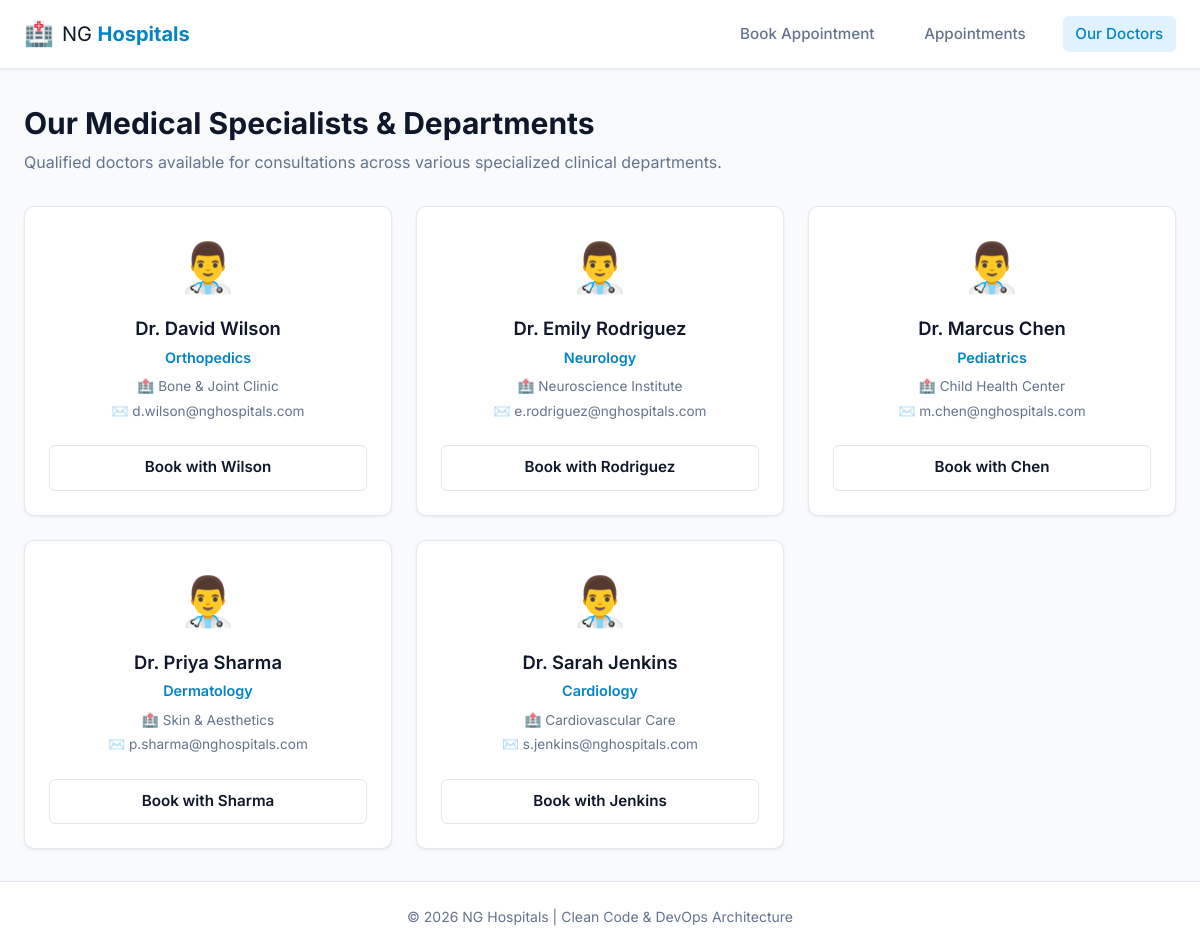
Page /doctors on the committed database.
### tables this page shows
CREATE TABLE doctors (
                id INTEGER PRIMARY KEY AUTOINCREMENT,
                name TEXT NOT NULL,
                specialization TEXT NOT NULL,
                department TEXT NOT NULL,
                contact_email TEXT
            );

### app.py (the view)
@app.route("/doctors")
def view_doctors():
    doctors = service.get_all_doctors()
    return render_template("doctors.html", doctors=doctors)

### appointment_service.py (called while the page is built)
def get_all_doctors(db_path: Optional[str] = None) -> List[Doctor]:
    with get_db_connection(db_path) as conn:
        cursor = conn.cursor()
        cursor.execute("SELECT id, name, specialization, department, contact_email FROM doctors ORDER BY name ASC")
        rows = cursor.fetchall()
        return [
            Doctor(
                id=row["id"],
                name=row["name"],
                specialization=row["specialization"],
                department=row["department"],
                contact_email=row["contact_email"] or "",
            )
            for row in rows
        ]

### database.py (called while the page is built)
def get_database_path(custom_path: str | None = None) -> str:
    if custom_path:
        return custom_path
    try:
        from flask import current_app, has_app_context
        if has_app_context() and current_app.config.get("DATABASE_PATH"):
            return current_app.config["DATABASE_PATH"]
    except ImportError:
        pass
    base_dir = os.path.dirname(os.path.abspath(__file__))
    return os.path.join(base_dir, DATABASE_FILENAME)

@contextmanager
def get_db_connection(db_path: str | None = None) -> Generator[sqlite3.Connection, None, None]:
    connection = sqlite3.connect(get_database_path(db_path))
    connection.row_factory = sqlite3.Row
    try:
        yield connection
        connection.commit()
    except Exception:
        connection.rollback()
        raise
    finally:
        connection.close()

### templates/doctors.html (shortened to what this page needs)
{% extends "base.html" %}
{% block content %}
<div class="page-header">
    <h1>Our Medical Specialists & Departments</h1>
    <p class="subtitle">Qualified doctors available for consultations across various specialized clinical departments.</p>
</div>
<div class="doctors-grid">
    {% for doctor in doctors %}
        <div class="card doctor-card">
            <div class="doctor-avatar">👨‍⚕️</div>
            <div class="doctor-info">
                <h3>{{ doctor.name }}</h3>
                <p class="specialty">{{ doctor.specialization }}</p>
                <p class="department">🏥 {{ doctor.department }}</p>
                <p class="email">✉️ {{ doctor.contact_email }}</p>
            </div>
            <div class="doctor-action">
                <a href="{{ url_for('home') }}" class="btn btn-outline btn-block">Book with {{ doctor.name.split(' ')[-1] }}</a>
            </div>
        </div>
    {% endfor %}
</div>
{% endblock %}

### static/css/style.css (style rules this page uses)
:root { --primary: #0284c7; --primary-hover: #0369a1; --primary-light: #e0f2fe; --secondary: #64748b; --success: #16a34a; --success-light: #dcfce7; --warning: #d97706; --warning-light: #fef3c7; --danger: #dc2626; --danger-light: #fee2e2; --background: #f8fafc; --surface: #ffffff; --text-main: #0f172a; --text-muted: #64748b; --border: #e2e8f0; --radius-sm: 6px; --radius-md: 10px; --radius-lg: 14px; --shadow-sm: 0 1px 3px rgba(0,0,0,0.08); --shadow-md: 0 4px 6px -1px rgba(0,0,0,0.1), 0 2px 4px -2px rgba(0,0,0,0.06); --shadow-lg: 0 10px 15px -3px rgba(0,0,0,0.1), 0 4px 6px -4px rgba(0,0,0,0.05); }
* { box-sizing: border-box; margin: 0; padding: 0; }
body { font-family: 'Inter', -apple-system, BlinkMacSystemFont, 'Segoe UI', Roboto, sans-serif; background-color: var(--background); color: var(--text-main); line-height: 1.5; display: flex; flex-direction: column; min-height: 100vh; }
.page-header { margin-bottom: 2rem; }
.page-header h1 { font-size: 1.875rem; font-weight: 700; color: var(--text-main); }
.page-header .subtitle { color: var(--text-muted); font-size: 1rem; margin-top: 0.25rem; }
.card { background: var(--surface); border-radius: var(--radius-md); border: 1px solid var(--border); padding: 1.5rem; box-shadow: var(--shadow-sm); }
.btn { display: inline-flex; align-items: center; justify-content: center; padding: 0.65rem 1.25rem; font-size: 0.95rem; font-weight: 600; border-radius: var(--radius-sm); cursor: pointer; text-decoration: none; border: 1px solid transparent; transition: all 0.2s ease; }
.btn-outline { background-color: transparent; border-color: var(--border); color: var(--text-main); }
.btn-block { width: 100%; }
.doctors-grid { display: grid; grid-template-columns: repeat(auto-fill, minmax(280px, 1fr)); gap: 1.5rem; }
.doctor-card { display: flex; flex-direction: column; align-items: center; text-align: center; transition: transform 0.2s, box-shadow 0.2s; }
.doctor-avatar { font-size: 3rem; margin-bottom: 0.75rem; }
.doctor-info h3 { font-size: 1.15rem; font-weight: 600; margin-bottom: 0.25rem; }
.doctor-info .specialty { color: var(--primary); font-weight: 600; font-size: 0.9rem; margin-bottom: 0.5rem; }
.doctor-info .department, .doctor-info .email { font-size: 0.85rem; color: var(--text-muted); margin-bottom: 0.25rem; }
.doctor-action { margin-top: 1.25rem; width: 100%; }

### rows in the picture
doctors: name "Dr. David Wilson", specialization "Orthopedics", department "Bone & Joint Clinic", contact_email "d.wilson@nghospitals.com", name "Wilson"
doctors: name "Dr. Emily Rodriguez", specialization "Neurology", department "Neuroscience Institute", contact_email "e.rodriguez@nghospitals.com", name "Rodriguez"
doctors: name "Dr. Marcus Chen", specialization "Pediatrics", department "Child Health Center", contact_email "m.chen@nghospitals.com", name "Chen"
doctors: name "Dr. Priya Sharma", specialization "Dermatology", department "Skin & Aesthetics", contact_email "p.sharma@nghospitals.com", name "Sharma"
doctors: name "Dr. Sarah Jenkins", specialization "Cardiology", department "Cardiovascular Care", contact_email "s.jenkins@nghospitals.com", name "Jenkins"
